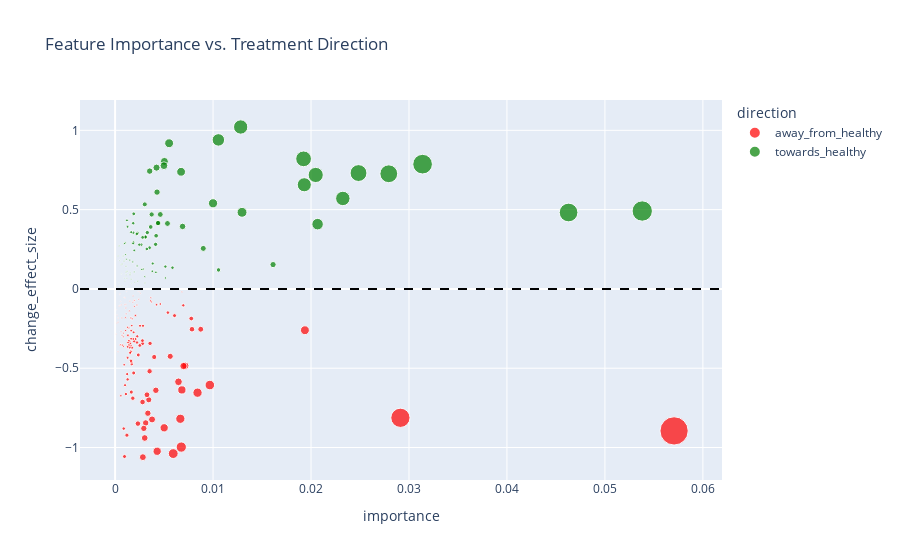

The notebook cell this image was saved under:
### Code cell
### Test with no "at" features
# 1. Train Healthy vs Sick model

## remove features with ' at ' in the name
_healthy_left_hindlimb_features_df = healthy_left_hindlimb_features_df.loc[
    :, ~healthy_left_hindlimb_features_df.columns.str.contains(' at ')
]
_sick_left_hindlimb_features_df = sick_left_hindlimb_features_df.loc[
    :, ~sick_left_hindlimb_features_df.columns.str.contains(' at ')
]
_treatment_left_hindlimb_features_df = treatment_left_hindlimb_features_df.loc[
    :, ~treatment_left_hindlimb_features_df.columns.str.contains(' at ')
]

X = pd.concat([_healthy_left_hindlimb_features_df, _sick_left_hindlimb_features_df])
y = [0] * len(_healthy_left_hindlimb_features_df) + [1] * len(_sick_left_hindlimb_features_df)  # 0=Healthy, 1=Sick

rf = RandomForestClassifier(n_estimators=500, random_state=42)
rf.fit(X, y)

importances = pd.Series(rf.feature_importances_, index=X.columns).sort_values(ascending=False)

# 2. For each top feature, check treatment direction
rows = []
for col in importances.index:
    h = _healthy_left_hindlimb_features_df[col].dropna()
    s = _sick_left_hindlimb_features_df[col].dropna()
    t = _treatment_left_hindlimb_features_df[col].dropna()

    if len(h) < 2 or len(s) < 2 or len(t) == 0:
        continue  # skip if no variance or insufficient samples

    d_sick = abs(s.mean() - h.mean())
    d_treat = abs(t.mean() - h.mean())

    # Pooled std for Healthy vs Sick
    pooled_std = np.sqrt(((len(h)-1)*h.var() + (len(s)-1)*s.var()) / (len(h) + len(s) - 2))

    if pooled_std == 0:
        change_effect_size = np.nan
    else:
        change_effect_size = (d_sick - d_treat) / pooled_std

    rows.append((col, importances[col], d_sick - d_treat, change_effect_size))

res_df = pd.DataFrame(rows, columns=["feature", "importance", "change_score", "change_effect_size"])

# Step 3: Sort by combined score
res_df["combined_rank"] = res_df["importance"] * res_df["change_effect_size"].abs()
res_df = res_df.sort_values("combined_rank", ascending=False)

# Optional: add a label for direction
res_df["direction"] = res_df["change_effect_size"].apply(lambda x: "towards_healthy" if x > 0 else "away_from_healthy" if x < 0 else "no_change")

# print(res_df.head(20))  # top 20 most important + largest shift
print("Feature number after removing ' at ': ", res_df.shape[0])
print("\nDirection counts:\n", res_df["direction"].value_counts())

## export results to CSV
res_df.to_csv(os.path.join('./', 'feature_change_analysis_no_at.csv'), index=False)

fig = px.scatter(
    res_df,
    x="importance",
    y="change_effect_size",
    size="combined_rank",
    color="direction",
    hover_data=["feature", "importance", "change_effect_size", "combined_rank"],
    color_discrete_map={
        "towards_healthy": "green",
        "away_from_healthy": "red",
        "no_change": "gray"
    },
    title="Feature Importance vs. Treatment Direction"
)

fig.add_hline(y=0, line_dash="dash", line_color="black")
fig.show()
# fig.write_html(os.path.join('./', 'treatment_influence.html'))

print(res_df.head(20))

### Figure 1 — Plotly figure (JSON) as saved in the notebook; plotly's stock layout.template omitted (floating-point values rounded to 4 significant figures; data arrays with more than 128 entries replaced by an {"elided": "..."} marker saying what was removed)
{"data": [{"customdata": {"elided": "137x2 mixed values"}, "hovertemplate": "direction=away_from_healthy<br>importance=%{x}<br>change_effect_size=%{y}<br>combined_rank=%{customdata[1]}<br>feature=%{customdata[0]}<extra></extra>", "legendgroup": "away_from_healthy", "marker": {"color": "red", "size": {"elided": "137 float values"}, "sizemode": "area", "sizeref": 0.0001277, "symbol": "circle"}, "mode": "markers", "name": "away_from_healthy", "orientation": "v", "showlegend": true, "type": "scatter", "x": {"elided": "137 float values"}, "xaxis": "x", "y": {"elided": "137 float values"}, "yaxis": "y"}, {"customdata": {"elided": "98x2 mixed values"}, "hovertemplate": "direction=towards_healthy<br>importance=%{x}<br>change_effect_size=%{y}<br>combined_rank=%{customdata[1]}<br>feature=%{customdata[0]}<extra></extra>", "legendgroup": "towards_healthy", "marker": {"color": "green", "size": [0.02643, 0.02469, 0.02231, 0.02028, 0.01815, 0.01578, 0.01471, 0.01326, 0.01309, 0.01268, 0.009906, 0.008441, 0.00626, 0.005397, 0.005065, 0.004975, 0.004048, 0.003874, 0.003233, 0.002714, 0.002624, 0.002614, 0.002474, 0.0023, 0.002206, 0.002167, 0.001838, 0.001815, 0.001752, 0.001615, 0.001421, 0.001404, 0.001265, 0.001169, 0.001162, 0.001014, 0.001011, 0.0009149, 0.0009127, 0.0009022, 0.0008162, 0.0008073, 0.0007848, 0.0007662, 0.000766, 0.0007467, 0.0007236, 0.0006885, 0.0006595, 0.0006158, 0.0005883, 0.0005525, 0.0005264, 0.0005226, 0.0004984, 0.0004752, 0.0004362, 0.0004234, 0.0003592, 0.0003545, 0.0003344, 0.000325, 0.0003074, 0.000303, 0.0002735, 0.000273, 0.0002389, 0.0002323, 0.0002166, 0.0002083, 0.0001687, 0.0001594, 0.0001589, 0.0001541, 0.0001396, 0.0001393, 0.0001198, 0.0001146, 0.000113, 0.0001119, 0.0001109, 0.0001017, 0.0001011, 9.285e-05, 8.348e-05, 8.228e-05, 8.002e-05, 6.644e-05, 6.349e-05, 6.104e-05, 5.862e-05, 5.043e-05, 1.875e-05, 1.647e-05, 1.445e-05, 1.106e-05, 1.006e-05, 3.408e-06], "sizemode": "area", "sizeref": 0.0001277, "symbol": "circle"}, "mode": "markers", "name": "towards_healthy", "orientation": "v", "showlegend": true, "type": "scatter", "x": [0.05381, 0.03139, 0.04629, 0.02794, 0.02485, 0.01924, 0.02048, 0.02325, 0.01282, 0.01931, 0.01054, 0.02067, 0.01296, 0.009996, 0.005514, 0.006736, 0.005033, 0.004985, 0.004228, 0.006887, 0.003532, 0.004281, 0.01613, 0.009002, 0.005347, 0.004614, 0.004427, 0.004372, 0.003732, 0.003029, 0.003636, 0.004189, 0.01056, 0.003289, 0.004134, 0.003099, 0.003089, 0.002814, 0.003515, 0.001905, 0.003238, 0.002294, 0.005858, 0.00185, 0.00221, 0.002677, 0.005133, 0.002468, 0.00186, 0.003842, 0.001644, 0.001875, 0.001835, 0.001209, 0.001272, 0.001956, 0.004163, 0.003797, 0.002874, 0.005131, 0.002726, 0.002247, 0.001809, 0.001045, 0.0009536, 0.001504, 0.003029, 0.001073, 0.001155, 0.001945, 0.0008142, 0.0009093, 0.001112, 0.001532, 0.001244, 0.001521, 0.001119, 0.0007307, 0.00304, 0.0004112, 0.002299, 0.001121, 0.001646, 0.0006055, 0.002007, 0.0004606, 0.001194, 0.0009586, 0.0003064, 0.0006431, 0.001663, 0.001007, 0.001252, 0.0003982, 0.0007979, 0.0006104, 0.0004283, 0.0004649], "xaxis": "x", "y": [0.4912, 0.7867, 0.4819, 0.7261, 0.7305, 0.8202, 0.7186, 0.5704, 1.021, 0.6568, 0.9396, 0.4084, 0.4831, 0.5399, 0.9186, 0.7386, 0.8042, 0.7771, 0.7647, 0.394, 0.7428, 0.6104, 0.1534, 0.2555, 0.4127, 0.4696, 0.4152, 0.4152, 0.4696, 0.5332, 0.3908, 0.3352, 0.1198, 0.3554, 0.281, 0.3272, 0.3272, 0.3251, 0.2596, 0.4737, 0.2521, 0.3518, 0.134, 0.4142, 0.3466, 0.279, 0.141, 0.279, 0.3545, 0.1603, 0.3579, 0.2947, 0.2868, 0.4324, 0.3919, 0.243, 0.1048, 0.1115, 0.125, 0.06908, 0.1227, 0.1446, 0.1699, 0.29, 0.2868, 0.1816, 0.07888, 0.2165, 0.1876, 0.1071, 0.2072, 0.1753, 0.1429, 0.1006, 0.1122, 0.09162, 0.107, 0.1569, 0.03716, 0.2721, 0.04822, 0.0907, 0.06144, 0.1533, 0.04159, 0.1787, 0.067, 0.06931, 0.2072, 0.09493, 0.03524, 0.05009, 0.01498, 0.04137, 0.01811, 0.01811, 0.02348, 0.00733], "yaxis": "y"}], "layout": {"legend": {"itemsizing": "constant", "title": {"text": "direction"}, "tracegroupgap": 0}, "shapes": [{"line": {"color": "black", "dash": "dash"}, "type": "line", "x0": 0, "x1": 1, "xref": "x domain", "y0": 0, "y1": 0, "yref": "y"}], "title": {"text": "Feature Importance vs. Treatment Direction"}, "xaxis": {"anchor": "y", "domain": [0, 1], "title": {"text": "importance"}}, "yaxis": {"anchor": "x", "domain": [0, 1], "title": {"text": "change_effect_size"}}}}
